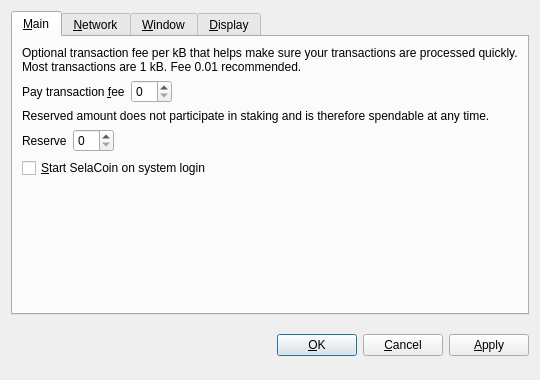
<?xml version="1.0" encoding="UTF-8"?>
<ui version="4.0">
 <class>OptionsDialog</class>
 <widget class="QDialog" name="OptionsDialog">
  <property name="geometry">
   <rect>
    <x>0</x>
    <y>0</y>
    <width>540</width>
    <height>380</height>
   </rect>
  </property>
  <property name="windowTitle">
   <string>Options</string>
  </property>
  <property name="modal">
   <bool>true</bool>
  </property>
  <layout class="QVBoxLayout" name="verticalLayout">
   <item>
    <widget class="QTabWidget" name="tabWidget">
     <property name="tabPosition">
      <enum>QTabWidget::North</enum>
     </property>
     <property name="currentIndex">
      <number>0</number>
     </property>
     <widget class="QWidget" name="tabMain">
      <attribute name="title">
       <string>&amp;Main</string>
      </attribute>
      <layout class="QVBoxLayout" name="verticalLayout_Main">
       <item>
        <widget class="QLabel" name="transactionFeeInfoLabel">
         <property name="text">
          <string>Optional transaction fee per kB that helps make sure your transactions are processed quickly. Most transactions are 1 kB. Fee 0.01 recommended.</string>
         </property>
         <property name="textFormat">
          <enum>Qt::PlainText</enum>
         </property>
         <property name="wordWrap">
          <bool>true</bool>
         </property>
        </widget>
       </item>
       <item>
        <layout class="QHBoxLayout" name="horizontalLayoutFee">
         <item>
          <widget class="QLabel" name="transactionFeeLabel">
           <property name="text">
            <string>Pay transaction &amp;fee</string>
           </property>
           <property name="textFormat">
            <enum>Qt::PlainText</enum>
           </property>
           <property name="buddy">
            <cstring>transactionFee</cstring>
           </property>
          </widget>
         </item>
         <item>
          <widget class="BitcoinAmountField" name="transactionFee"/>
         </item>
         <item>
          <spacer name="horizontalSpacerFee">
           <property name="orientation">
            <enum>Qt::Horizontal</enum>
           </property>
           <property name="sizeHint" stdset="0">
            <size>
             <width>40</width>
             <height>20</height>
            </size>
           </property>
          </spacer>
         </item>
        </layout>
       </item>
       <item>
        <widget class="QLabel" name="reserveBalanceInfoLabel">
         <property name="text">
          <string>Reserved amount does not participate in staking and is therefore spendable at any time.</string>
         </property>
         <property name="textFormat">
          <enum>Qt::PlainText</enum>
         </property>
         <property name="wordWrap">
          <bool>true</bool>
         </property>
        </widget>
       </item>
       <item>
        <layout class="QHBoxLayout" name="horizontalLayoutReserveBalance">
         <item>
          <widget class="QLabel" name="reserveBalanceLabel">
           <property name="text">
            <string>Reserve</string>
           </property>
           <property name="textFormat">
            <enum>Qt::PlainText</enum>
           </property>
           <property name="buddy">
            <cstring>reserveBalance</cstring>
           </property>
          </widget>
         </item>
         <item>
          <widget class="BitcoinAmountField" name="reserveBalance"/>
         </item>
         <item>
          <spacer name="horizontalSpacerReserveBalance">
           <property name="orientation">
            <enum>Qt::Horizontal</enum>
           </property>
           <property name="sizeHint" stdset="0">
            <size>
             <width>40</width>
             <height>20</height>
            </size>
           </property>
          </spacer>
         </item>
        </layout>
       </item>
       <item>
        <widget class="QCheckBox" name="bitcoinAtStartup">
         <property name="toolTip">
          <string>Automatically start SelaCoin after logging in to the system.</string>
         </property>
         <property name="text">
          <string>&amp;Start SelaCoin on system login</string>
         </property>
        </widget>
       </item>
       <item>
        <spacer name="verticalSpacer_Main">
         <property name="orientation">
          <enum>Qt::Vertical</enum>
         </property>
         <property name="sizeHint" stdset="0">
          <size>
           <width>20</width>
           <height>40</height>
          </size>
         </property>
        </spacer>
       </item>
      </layout>
     </widget>
     <widget class="QWidget" name="tabNetwork">
      <attribute name="title">
       <string>&amp;Network</string>
      </attribute>
      <layout class="QVBoxLayout" name="verticalLayout_Network">
       <item>
        <widget class="QCheckBox" name="mapPortUpnp">
         <property name="toolTip">
          <string>Automatically open the SelaCoin client port on the router. This only works when your router supports UPnP and it is enabled.</string>
         </property>
         <property name="text">
          <string>Map port using &amp;UPnP</string>
         </property>
        </widget>
       </item>
       <item>
        <widget class="QCheckBox" name="connectSocks">
         <property name="toolTip">
          <string>Connect to the SelaCoin network through a SOCKS5 proxy (e.g. when connecting through Tor).</string>
         </property>
         <property name="text">
          <string>&amp;Connect through SOCKS5 proxy:</string>
         </property>
        </widget>
       </item>
       <item>
        <layout class="QHBoxLayout" name="horizontalLayout_Network">
         <item>
          <widget class="QLabel" name="proxyIpLabel">
           <property name="text">
            <string>Proxy &amp;IP:</string>
           </property>
           <property name="textFormat">
            <enum>Qt::PlainText</enum>
           </property>
           <property name="buddy">
            <cstring>proxyIp</cstring>
           </property>
          </widget>
         </item>
         <item>
          <widget class="QValidatedLineEdit" name="proxyIp">
           <property name="maximumSize">
            <size>
             <width>140</width>
             <height>16777215</height>
            </size>
           </property>
           <property name="toolTip">
            <string>IP address of the proxy (e.g. 127.0.0.1)</string>
           </property>
          </widget>
         </item>
         <item>
          <widget class="QLabel" name="proxyPortLabel">
           <property name="text">
            <string>&amp;Port:</string>
           </property>
           <property name="textFormat">
            <enum>Qt::PlainText</enum>
           </property>
           <property name="buddy">
            <cstring>proxyPort</cstring>
           </property>
          </widget>
         </item>
         <item>
          <widget class="QLineEdit" name="proxyPort">
           <property name="maximumSize">
            <size>
             <width>55</width>
             <height>16777215</height>
            </size>
           </property>
           <property name="toolTip">
            <string>Port of the proxy (e.g. 9050)</string>
           </property>
          </widget>
         </item>
         <item>
          <spacer name="horizontalSpacer_Network">
           <property name="orientation">
            <enum>Qt::Horizontal</enum>
           </property>
           <property name="sizeHint" stdset="0">
            <size>
             <width>40</width>
             <height>20</height>
            </size>
           </property>
          </spacer>
         </item>
        </layout>
       </item>
       <item>
        <spacer name="verticalSpacer_Network">
         <property name="orientation">
          <enum>Qt::Vertical</enum>
         </property>
         <property name="sizeHint" stdset="0">
          <size>
           <width>20</width>
           <height>40</height>
          </size>
         </property>
        </spacer>
       </item>
      </layout>
     </widget>
     <widget class="QWidget" name="tabWindow">
      <attribute name="title">
       <string>&amp;Window</string>
      </attribute>
      <layout class="QVBoxLayout" name="verticalLayout_Window">
       <item>
        <widget class="QCheckBox" name="minimizeToTray">
         <property name="toolTip">
          <string>Show only a tray icon after minimizing the window.</string>
         </property>
         <property name="text">
          <string>&amp;Minimize to the tray instead of the taskbar</string>
         </property>
        </widget>
       </item>
       <item>
        <widget class="QCheckBox" name="minimizeOnClose">
         <property name="toolTip">
          <string>Minimize instead of exit the application when the window is closed. When this option is enabled, the application will be closed only after selecting Quit in the menu.</string>
         </property>
         <property name="text">
          <string>M&amp;inimize on close</string>
         </property>
        </widget>
       </item>
       <item>
        <spacer name="verticalSpacer_Window">
         <property name="orientation">
          <enum>Qt::Vertical</enum>
         </property>
         <property name="sizeHint" stdset="0">
          <size>
           <width>20</width>
           <height>40</height>
          </size>
         </property>
        </spacer>
       </item>
      </layout>
     </widget>
     <widget class="QWidget" name="tabDisplay">
      <attribute name="title">
       <string>&amp;Display</string>
      </attribute>
      <layout class="QVBoxLayout" name="verticalLayout_Display">
       <item>
        <layout class="QHBoxLayout" name="horizontalLayout_1_Display">
         <item>
          <widget class="QLabel" name="langLabel">
           <property name="text">
            <string>User Interface &amp;language:</string>
           </property>
           <property name="textFormat">
            <enum>Qt::PlainText</enum>
           </property>
           <property name="buddy">
            <cstring>lang</cstring>
           </property>
          </widget>
         </item>
         <item>
          <widget class="QValueComboBox" name="lang">
           <property name="toolTip">
            <string>The user interface language can be set here. This setting will take effect after restarting SelaCoin.</string>
           </property>
          </widget>
         </item>
        </layout>
       </item>
       <item>
        <layout class="QHBoxLayout" name="horizontalLayout_2_Display">
         <item>
          <widget class="QLabel" name="unitLabel">
           <property name="text">
            <string>&amp;Unit to show amounts in:</string>
           </property>
           <property name="textFormat">
            <enum>Qt::PlainText</enum>
           </property>
           <property name="buddy">
            <cstring>unit</cstring>
           </property>
          </widget>
         </item>
         <item>
          <widget class="QValueComboBox" name="unit">
           <property name="toolTip">
            <string>Choose the default subdivision unit to show in the interface and when sending coins.</string>
           </property>
          </widget>
         </item>
        </layout>
       </item>
       <item>
        <widget class="QCheckBox" name="coinControlFeatures">
         <property name="toolTip">
          <string>Whether to show coin control features or not.</string>
         </property>
         <property name="text">
          <string>Display coin &amp;control features (experts only!)</string>
         </property>
        </widget>
       </item>
       <item>
        <widget class="QCheckBox" name="useBlackTheme">
         <property name="text">
          <string>Use black visual theme (requires restart)</string>
         </property>
        </widget>
       </item>
       <item>
        <spacer name="verticalSpacer_Display">
         <property name="orientation">
          <enum>Qt::Vertical</enum>
         </property>
         <property name="sizeHint" stdset="0">
          <size>
           <width>20</width>
           <height>40</height>
          </size>
         </property>
        </spacer>
       </item>
      </layout>
     </widget>
    </widget>
   </item>
   <item>
    <layout class="QHBoxLayout" name="horizontalLayout_Buttons">
     <item>
      <spacer name="horizontalSpacer_1">
       <property name="orientation">
        <enum>Qt::Horizontal</enum>
       </property>
       <property name="sizeHint" stdset="0">
        <size>
         <width>40</width>
         <height>48</height>
        </size>
       </property>
      </spacer>
     </item>
     <item>
      <widget class="QLabel" name="statusLabel">
       <property name="font">
        <font>
         <weight>75</weight>
         <bold>true</bold>
        </font>
       </property>
       <property name="text">
        <string/>
       </property>
       <property name="textFormat">
        <enum>Qt::PlainText</enum>
       </property>
       <property name="wordWrap">
        <bool>true</bool>
       </property>
      </widget>
     </item>
     <item>
      <spacer name="horizontalSpacer_2">
       <property name="orientation">
        <enum>Qt::Horizontal</enum>
       </property>
       <property name="sizeHint" stdset="0">
        <size>
         <width>40</width>
         <height>48</height>
        </size>
       </property>
      </spacer>
     </item>
     <item>
      <widget class="QPushButton" name="okButton">
       <property name="text">
        <string>&amp;OK</string>
       </property>
      </widget>
     </item>
     <item>
      <widget class="QPushButton" name="cancelButton">
       <property name="text">
        <string>&amp;Cancel</string>
       </property>
       <property name="autoDefault">
        <bool>false</bool>
       </property>
      </widget>
     </item>
     <item>
      <widget class="QPushButton" name="applyButton">
       <property name="text">
        <string>&amp;Apply</string>
       </property>
       <property name="autoDefault">
        <bool>false</bool>
       </property>
      </widget>
     </item>
    </layout>
   </item>
  </layout>
 </widget>
 <customwidgets>
  <customwidget>
   <class>BitcoinAmountField</class>
   <extends>QSpinBox</extends>
   <header>bitcoinamountfield.h</header>
  </customwidget>
  <customwidget>
   <class>QValueComboBox</class>
   <extends>QComboBox</extends>
   <header>qvaluecombobox.h</header>
  </customwidget>
  <customwidget>
   <class>QValidatedLineEdit</class>
   <extends>QLineEdit</extends>
   <header>qvalidatedlineedit.h</header>
  </customwidget>
 </customwidgets>
 <resources/>
 <connections/>
</ui>
